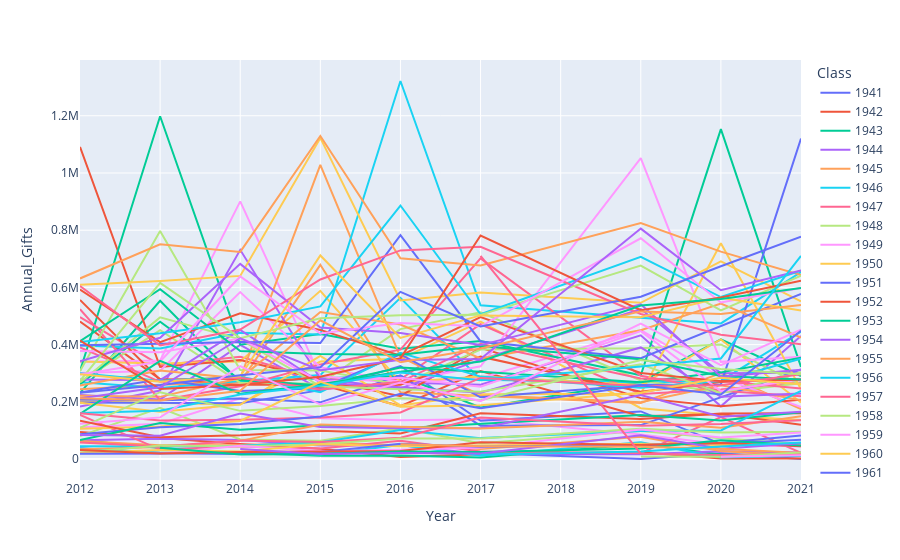

Notebook cell for this chart:
### Code cell
# plot a line chart of all classYears from 1941 to 2021
classYears = [str(i) for i in range(1941, 2022)]
fig = px.line(df[df['Class'].isin(classYears)], x="Year", y="Annual_Gifts", color="Class")
fig.show()

### Figure 1 — Plotly figure (JSON) as saved in the notebook; plotly's stock layout.template omitted (floating-point values rounded to 4 significant figures)
{"data": [{"hovertemplate": "Class=1941<br>Year=%{x}<br>Annual_Gifts=%{y}<extra></extra>", "legendgroup": "1941", "line": {"color": "#636efa", "dash": "solid"}, "marker": {"symbol": "circle"}, "mode": "lines", "name": "1941", "orientation": "v", "showlegend": true, "type": "scatter", "x": [2021, 2020, 2019, 2017, 2016, 2015, 2014, 2013, 2012], "xaxis": "x", "y": [50, 20550, 250, 21251, 25465, 19507, 17451, 22097, 37774], "yaxis": "y"}, {"hovertemplate": "Class=1942<br>Year=%{x}<br>Annual_Gifts=%{y}<extra></extra>", "legendgroup": "1942", "line": {"color": "#EF553B", "dash": "solid"}, "marker": {"symbol": "circle"}, "mode": "lines", "name": "1942", "orientation": "v", "showlegend": true, "type": "scatter", "x": [2021, 2020, 2019, 2017, 2016, 2015, 2014, 2013, 2012], "xaxis": "x", "y": [1410, 1650, 23220, 16470, 6705, 36100, 52210, 72715, 94827], "yaxis": "y"}, {"hovertemplate": "Class=1943<br>Year=%{x}<br>Annual_Gifts=%{y}<extra></extra>", "legendgroup": "1943", "line": {"color": "#00cc96", "dash": "solid"}, "marker": {"symbol": "circle"}, "mode": "lines", "name": "1943", "orientation": "v", "showlegend": true, "type": "scatter", "x": [2021, 2020, 2019, 2017, 2016, 2015, 2014, 2013, 2012], "xaxis": "x", "y": [11850, 16175, 52825, 5695, 12645, 11420, 21640, 38367, 65305], "yaxis": "y"}, {"hovertemplate": "Class=1944<br>Year=%{x}<br>Annual_Gifts=%{y}<extra></extra>", "legendgroup": "1944", "line": {"color": "#ab63fa", "dash": "solid"}, "marker": {"symbol": "circle"}, "mode": "lines", "name": "1944", "orientation": "v", "showlegend": true, "type": "scatter", "x": [2021, 2020, 2019, 2017, 2016, 2015, 2014, 2013, 2012], "xaxis": "x", "y": [23100, 26976, 16235, 17957, 48247, 47622, 66329, 70480, 65740], "yaxis": "y"}, {"hovertemplate": "Class=1945<br>Year=%{x}<br>Annual_Gifts=%{y}<extra></extra>", "legendgroup": "1945", "line": {"color": "#FFA15A", "dash": "solid"}, "marker": {"symbol": "circle"}, "mode": "lines", "name": "1945", "orientation": "v", "showlegend": true, "type": "scatter", "x": [2021, 2020, 2019, 2017, 2016, 2015, 2014, 2013, 2012], "xaxis": "x", "y": [11125, 28313, 77408, 35018, 47808, 56353, 48954, 48525, 63322], "yaxis": "y"}, {"hovertemplate": "Class=1946<br>Year=%{x}<br>Annual_Gifts=%{y}<extra></extra>", "legendgroup": "1946", "line": {"color": "#19d3f3", "dash": "solid"}, "marker": {"symbol": "circle"}, "mode": "lines", "name": "1946", "orientation": "v", "showlegend": true, "type": "scatter", "x": [2021, 2020, 2019, 2017, 2016, 2015, 2014, 2013, 2012], "xaxis": "x", "y": [11350, 5675, 58806, 11845, 48881, 15725, 22505, 22030, 36955], "yaxis": "y"}, {"hovertemplate": "Class=1947<br>Year=%{x}<br>Annual_Gifts=%{y}<extra></extra>", "legendgroup": "1947", "line": {"color": "#FF6692", "dash": "solid"}, "marker": {"symbol": "circle"}, "mode": "lines", "name": "1947", "orientation": "v", "showlegend": true, "type": "scatter", "x": [2021, 2020, 2019, 2017, 2016, 2015, 2014, 2013, 2012], "xaxis": "x", "y": [21398, 146830, 20732, 26620, 64144, 36413, 44266, 32889, 154188], "yaxis": "y"}, {"hovertemplate": "Class=1948<br>Year=%{x}<br>Annual_Gifts=%{y}<extra></extra>", "legendgroup": "1948", "line": {"color": "#B6E880", "dash": "solid"}, "marker": {"symbol": "circle"}, "mode": "lines", "name": "1948", "orientation": "v", "showlegend": true, "type": "scatter", "x": [2021, 2020, 2019, 2017, 2016, 2015, 2014, 2013, 2012], "xaxis": "x", "y": [51859, 72297, 98357, 55331, 107795, 63656, 68394, 178729, 80247], "yaxis": "y"}, {"hovertemplate": "Class=1949<br>Year=%{x}<br>Annual_Gifts=%{y}<extra></extra>", "legendgroup": "1949", "line": {"color": "#FF97FF", "dash": "solid"}, "marker": {"symbol": "circle"}, "mode": "lines", "name": "1949", "orientation": "v", "showlegend": true, "type": "scatter", "x": [2021, 2020, 2019, 2017, 2016, 2015, 2014, 2013, 2012], "xaxis": "x", "y": [43924, 51325, 85670, 139215, 135588, 142494, 212092, 123434, 111409], "yaxis": "y"}, {"hovertemplate": "Class=1950<br>Year=%{x}<br>Annual_Gifts=%{y}<extra></extra>", "legendgroup": "1950", "line": {"color": "#FECB52", "dash": "solid"}, "marker": {"symbol": "circle"}, "mode": "lines", "name": "1950", "orientation": "v", "showlegend": true, "type": "scatter", "x": [2021, 2020, 2019, 2017, 2016, 2015, 2014, 2013, 2012], "xaxis": "x", "y": [136016, 151719, 177471, 480601, 350217, 340904, 190304, 195332, 201886], "yaxis": "y"}, {"hovertemplate": "Class=1951<br>Year=%{x}<br>Annual_Gifts=%{y}<extra></extra>", "legendgroup": "1951", "line": {"color": "#636efa", "dash": "solid"}, "marker": {"symbol": "circle"}, "mode": "lines", "name": "1951", "orientation": "v", "showlegend": true, "type": "scatter", "x": [2021, 2020, 2019, 2017, 2016, 2015, 2014, 2013, 2012], "xaxis": "x", "y": [67060, 53059, 166513, 133810, 325063, 240785, 195130, 196792, 197410], "yaxis": "y"}, {"hovertemplate": "Class=1952<br>Year=%{x}<br>Annual_Gifts=%{y}<extra></extra>", "legendgroup": "1952", "line": {"color": "#EF553B", "dash": "solid"}, "marker": {"symbol": "circle"}, "mode": "lines", "name": "1952", "orientation": "v", "showlegend": true, "type": "scatter", "x": [2021, 2020, 2019, 2017, 2016, 2015, 2014, 2013, 2012], "xaxis": "x", "y": [119938, 157564, 149258, 307738, 185069, 260146, 259738, 279205, 480574], "yaxis": "y"}, {"hovertemplate": "Class=1953<br>Year=%{x}<br>Annual_Gifts=%{y}<extra></extra>", "legendgroup": "1953", "line": {"color": "#00cc96", "dash": "solid"}, "marker": {"symbol": "circle"}, "mode": "lines", "name": "1953", "orientation": "v", "showlegend": true, "type": "scatter", "x": [2021, 2020, 2019, 2017, 2016, 2015, 2014, 2013, 2012], "xaxis": "x", "y": [290350, 417975, 268928, 180435, 289827, 282039, 268674, 553283, 230978], "yaxis": "y"}, {"hovertemplate": "Class=1954<br>Year=%{x}<br>Annual_Gifts=%{y}<extra></extra>", "legendgroup": "1954", "line": {"color": "#ab63fa", "dash": "solid"}, "marker": {"symbol": "circle"}, "mode": "lines", "name": "1954", "orientation": "v", "showlegend": true, "type": "scatter", "x": [2021, 2020, 2019, 2017, 2016, 2015, 2014, 2013, 2012], "xaxis": "x", "y": [430065, 184154, 432346, 259882, 267832, 243757, 399066, 208279, 223478], "yaxis": "y"}, {"hovertemplate": "Class=1955<br>Year=%{x}<br>Annual_Gifts=%{y}<extra></extra>", "legendgroup": "1955", "line": {"color": "#FFA15A", "dash": "solid"}, "marker": {"symbol": "circle"}, "mode": "lines", "name": "1955", "orientation": "v", "showlegend": true, "type": "scatter", "x": [2021, 2020, 2019, 2017, 2016, 2015, 2014, 2013, 2012], "xaxis": "x", "y": [174979, 300821, 195494, 219493, 233120, 678949, 268605, 259790, 243577], "yaxis": "y"}, {"hovertemplate": "Class=1956<br>Year=%{x}<br>Annual_Gifts=%{y}<extra></extra>", "legendgroup": "1956", "line": {"color": "#19d3f3", "dash": "solid"}, "marker": {"symbol": "circle"}, "mode": "lines", "name": "1956", "orientation": "v", "showlegend": true, "type": "scatter", "x": [2021, 2020, 2019, 2017, 2016, 2015, 2014, 2013, 2012], "xaxis": "x", "y": [445232, 273840, 267357, 277400, 563519, 293536, 272858, 248580, 268706], "yaxis": "y"}, {"hovertemplate": "Class=1957<br>Year=%{x}<br>Annual_Gifts=%{y}<extra></extra>", "legendgroup": "1957", "line": {"color": "#FF6692", "dash": "solid"}, "marker": {"symbol": "circle"}, "mode": "lines", "name": "1957", "orientation": "v", "showlegend": true, "type": "scatter", "x": [2021, 2020, 2019, 2017, 2016, 2015, 2014, 2013, 2012], "xaxis": "x", "y": [267375, 243290, 227359, 471152, 278438, 279204, 357402, 328057, 496266], "yaxis": "y"}, {"hovertemplate": "Class=1958<br>Year=%{x}<br>Annual_Gifts=%{y}<extra></extra>", "legendgroup": "1958", "line": {"color": "#B6E880", "dash": "solid"}, "marker": {"symbol": "circle"}, "mode": "lines", "name": "1958", "orientation": "v", "showlegend": true, "type": "scatter", "x": [2021, 2020, 2019, 2017, 2016, 2015, 2014, 2013, 2012], "xaxis": "x", "y": [264950, 232827, 274718, 512875, 454323, 263437, 266814, 450319, 268567], "yaxis": "y"}, {"hovertemplate": "Class=1959<br>Year=%{x}<br>Annual_Gifts=%{y}<extra></extra>", "legendgroup": "1959", "line": {"color": "#FF97FF", "dash": "solid"}, "marker": {"symbol": "circle"}, "mode": "lines", "name": "1959", "orientation": "v", "showlegend": true, "type": "scatter", "x": [2021, 2020, 2019, 2017, 2016, 2015, 2014, 2013, 2012], "xaxis": "x", "y": [181943, 285248, 450549, 282086, 265054, 288952, 900812, 344721, 340368], "yaxis": "y"}, {"hovertemplate": "Class=1960<br>Year=%{x}<br>Annual_Gifts=%{y}<extra></extra>", "legendgroup": "1960", "line": {"color": "#FECB52", "dash": "solid"}, "marker": {"symbol": "circle"}, "mode": "lines", "name": "1960", "orientation": "v", "showlegend": true, "type": "scatter", "x": [2021, 2020, 2019, 2017, 2016, 2015, 2014, 2013, 2012], "xaxis": "x", "y": [197530, 417933, 258374, 288486, 268399, 587858, 341240, 333877, 340807], "yaxis": "y"}, {"hovertemplate": "Class=1961<br>Year=%{x}<br>Annual_Gifts=%{y}<extra></extra>", "legendgroup": "1961", "line": {"color": "#636efa", "dash": "solid"}, "marker": {"symbol": "circle"}, "mode": "lines", "name": "1961", "orientation": "v", "showlegend": true, "type": "scatter", "x": [2021, 2019, 2017, 2016, 2015, 2014, 2013, 2012], "xaxis": "x", "y": [313400, 118591, 116445, 292425, 198109, 211800, 205015, 208448], "yaxis": "y"}, {"hovertemplate": "Class=1962<br>Year=%{x}<br>Annual_Gifts=%{y}<extra></extra>", "legendgroup": "1962", "line": {"color": "#EF553B", "dash": "solid"}, "marker": {"symbol": "circle"}, "mode": "lines", "name": "1962", "orientation": "v", "showlegend": true, "type": "scatter", "x": [2021, 2020, 2019, 2017, 2016, 2015, 2014, 2013, 2012], "xaxis": "x", "y": [207533, 184485, 212841, 388895, 219671, 278824, 345794, 321725, 1091095], "yaxis": "y"}, {"hovertemplate": "Class=1963<br>Year=%{x}<br>Annual_Gifts=%{y}<extra></extra>", "legendgroup": "1963", "line": {"color": "#00cc96", "dash": "solid"}, "marker": {"symbol": "circle"}, "mode": "lines", "name": "1963", "orientation": "v", "showlegend": true, "type": "scatter", "x": [2021, 2020, 2019, 2017, 2016, 2015, 2014, 2013, 2012], "xaxis": "x", "y": [321995, 1153153, 292869, 412929, 385314, 436764, 399723, 1198284, 307849], "yaxis": "y"}, {"hovertemplate": "Class=1964<br>Year=%{x}<br>Annual_Gifts=%{y}<extra></extra>", "legendgroup": "1964", "line": {"color": "#ab63fa", "dash": "solid"}, "marker": {"symbol": "circle"}, "mode": "lines", "name": "1964", "orientation": "v", "showlegend": true, "type": "scatter", "x": [2021, 2020, 2019, 2017, 2016, 2015, 2014, 2013, 2012], "xaxis": "x", "y": [301505, 299719, 524458, 347307, 246365, 280594, 731303, 239191, 183713], "yaxis": "y"}, {"hovertemplate": "Class=1965<br>Year=%{x}<br>Annual_Gifts=%{y}<extra></extra>", "legendgroup": "1965", "line": {"color": "#FFA15A", "dash": "solid"}, "marker": {"symbol": "circle"}, "mode": "lines", "name": "1965", "orientation": "v", "showlegend": true, "type": "scatter", "x": [2021, 2020, 2019, 2017, 2016, 2015, 2014, 2013, 2012], "xaxis": "x", "y": [205213, 257505, 198725, 223648, 356368, 1028459, 283090, 217252, 221276], "yaxis": "y"}, {"hovertemplate": "Class=1966<br>Year=%{x}<br>Annual_Gifts=%{y}<extra></extra>", "legendgroup": "1966", "line": {"color": "#19d3f3", "dash": "solid"}, "marker": {"symbol": "circle"}, "mode": "lines", "name": "1966", "orientation": "v", "showlegend": true, "type": "scatter", "x": [2021, 2020, 2019, 2017, 2016, 2015, 2014, 2013, 2012], "xaxis": "x", "y": [653465, 474048, 493704, 537588, 1321601, 435579, 441008, 386460, 396598], "yaxis": "y"}, {"hovertemplate": "Class=1967<br>Year=%{x}<br>Annual_Gifts=%{y}<extra></extra>", "legendgroup": "1967", "line": {"color": "#FF6692", "dash": "solid"}, "marker": {"symbol": "circle"}, "mode": "lines", "name": "1967", "orientation": "v", "showlegend": true, "type": "scatter", "x": [2021, 2020, 2019, 2017, 2016, 2015, 2014, 2013, 2012], "xaxis": "x", "y": [219433, 238383, 290781, 701194, 382328, 330747, 254509, 205474, 523847], "yaxis": "y"}, {"hovertemplate": "Class=1968<br>Year=%{x}<br>Annual_Gifts=%{y}<extra></extra>", "legendgroup": "1968", "line": {"color": "#B6E880", "dash": "solid"}, "marker": {"symbol": "circle"}, "mode": "lines", "name": "1968", "orientation": "v", "showlegend": true, "type": "scatter", "x": [2021, 2020, 2019, 2017, 2016, 2015, 2014, 2013, 2012], "xaxis": "x", "y": [258793, 400568, 386893, 382667, 259459, 309660, 310873, 796804, 307922], "yaxis": "y"}, {"hovertemplate": "Class=1969<br>Year=%{x}<br>Annual_Gifts=%{y}<extra></extra>", "legendgroup": "1969", "line": {"color": "#FF97FF", "dash": "solid"}, "marker": {"symbol": "circle"}, "mode": "lines", "name": "1969", "orientation": "v", "showlegend": true, "type": "scatter", "x": [2021, 2020, 2019, 2017, 2016, 2015, 2014, 2013, 2012], "xaxis": "x", "y": [357636, 339687, 1051666, 324172, 269742, 320806, 583727, 308579, 300933], "yaxis": "y"}, {"hovertemplate": "Class=1970<br>Year=%{x}<br>Annual_Gifts=%{y}<extra></extra>", "legendgroup": "1970", "line": {"color": "#FECB52", "dash": "solid"}, "marker": {"symbol": "circle"}, "mode": "lines", "name": "1970", "orientation": "v", "showlegend": true, "type": "scatter", "x": [2021, 2020, 2019, 2017, 2016, 2015, 2014, 2013, 2012], "xaxis": "x", "y": [243606, 754109, 228534, 226223, 187242, 360288, 190465, 164985, 197128], "yaxis": "y"}, {"hovertemplate": "Class=1971<br>Year=%{x}<br>Annual_Gifts=%{y}<extra></extra>", "legendgroup": "1971", "line": {"color": "#636efa", "dash": "solid"}, "marker": {"symbol": "circle"}, "mode": "lines", "name": "1971", "orientation": "v", "showlegend": true, "type": "scatter", "x": [2021, 2020, 2019, 2017, 2016, 2015, 2014, 2013, 2012], "xaxis": "x", "y": [1120225, 260750, 259005, 215920, 365833, 247784, 237968, 279200, 232332], "yaxis": "y"}, {"hovertemplate": "Class=1972<br>Year=%{x}<br>Annual_Gifts=%{y}<extra></extra>", "legendgroup": "1972", "line": {"color": "#EF553B", "dash": "solid"}, "marker": {"symbol": "circle"}, "mode": "lines", "name": "1972", "orientation": "v", "showlegend": true, "type": "scatter", "x": [2021, 2020, 2019, 2017, 2016, 2015, 2014, 2013, 2012], "xaxis": "x", "y": [279353, 268855, 234832, 357845, 259951, 253044, 281033, 277562, 556264], "yaxis": "y"}, {"hovertemplate": "Class=1973<br>Year=%{x}<br>Annual_Gifts=%{y}<extra></extra>", "legendgroup": "1973", "line": {"color": "#00cc96", "dash": "solid"}, "marker": {"symbol": "circle"}, "mode": "lines", "name": "1973", "orientation": "v", "showlegend": true, "type": "scatter", "x": [2021, 2020, 2019, 2017, 2016, 2015, 2014, 2013, 2012], "xaxis": "x", "y": [354507, 302946, 268033, 305105, 319535, 257547, 275646, 480034, 261092], "yaxis": "y"}, {"hovertemplate": "Class=1974<br>Year=%{x}<br>Annual_Gifts=%{y}<extra></extra>", "legendgroup": "1974", "line": {"color": "#ab63fa", "dash": "solid"}, "marker": {"symbol": "circle"}, "mode": "lines", "name": "1974", "orientation": "v", "showlegend": true, "type": "scatter", "x": [2021, 2020, 2019, 2017, 2016, 2015, 2014, 2013, 2012], "xaxis": "x", "y": [229199, 217687, 390145, 231938, 251250, 267028, 451297, 275705, 278230], "yaxis": "y"}, {"hovertemplate": "Class=1975<br>Year=%{x}<br>Annual_Gifts=%{y}<extra></extra>", "legendgroup": "1975", "line": {"color": "#FFA15A", "dash": "solid"}, "marker": {"symbol": "circle"}, "mode": "lines", "name": "1975", "orientation": "v", "showlegend": true, "type": "scatter", "x": [2021, 2020, 2019, 2017, 2016, 2015, 2014, 2013, 2012], "xaxis": "x", "y": [424122, 543339, 450066, 351865, 470282, 513968, 281096, 309275, 256630], "yaxis": "y"}, {"hovertemplate": "Class=1976<br>Year=%{x}<br>Annual_Gifts=%{y}<extra></extra>", "legendgroup": "1976", "line": {"color": "#19d3f3", "dash": "solid"}, "marker": {"symbol": "circle"}, "mode": "lines", "name": "1976", "orientation": "v", "showlegend": true, "type": "scatter", "x": [2021, 2020, 2019, 2017, 2016, 2015, 2014, 2013, 2012], "xaxis": "x", "y": [350634, 272973, 249510, 288150, 371616, 233599, 287561, 274009, 299875], "yaxis": "y"}, {"hovertemplate": "Class=1977<br>Year=%{x}<br>Annual_Gifts=%{y}<extra></extra>", "legendgroup": "1977", "line": {"color": "#FF6692", "dash": "solid"}, "marker": {"symbol": "circle"}, "mode": "lines", "name": "1977", "orientation": "v", "showlegend": true, "type": "scatter", "x": [2021, 2020, 2019, 2017, 2016, 2015, 2014, 2013, 2012], "xaxis": "x", "y": [246904, 272419, 281591, 402873, 269856, 242798, 284108, 269741, 389983], "yaxis": "y"}, {"hovertemplate": "Class=1978<br>Year=%{x}<br>Annual_Gifts=%{y}<extra></extra>", "legendgroup": "1978", "line": {"color": "#B6E880", "dash": "solid"}, "marker": {"symbol": "circle"}, "mode": "lines", "name": "1978", "orientation": "v", "showlegend": true, "type": "scatter", "x": [2021, 2020, 2019, 2017, 2016, 2015, 2014, 2013, 2012], "xaxis": "x", "y": [303164, 230106, 330780, 234986, 244225, 254210, 418329, 495287, 267572], "yaxis": "y"}, {"hovertemplate": "Class=1979<br>Year=%{x}<br>Annual_Gifts=%{y}<extra></extra>", "legendgroup": "1979", "line": {"color": "#FF97FF", "dash": "solid"}, "marker": {"symbol": "circle"}, "mode": "lines", "name": "1979", "orientation": "v", "showlegend": true, "type": "scatter", "x": [2021, 2020, 2019, 2017, 2016, 2015, 2014, 2013, 2012], "xaxis": "x", "y": [278992, 237485, 446949, 252577, 283701, 270507, 421308, 373343, 377700], "yaxis": "y"}, {"hovertemplate": "Class=1980<br>Year=%{x}<br>Annual_Gifts=%{y}<extra></extra>", "legendgroup": "1980", "line": {"color": "#FECB52", "dash": "solid"}, "marker": {"symbol": "circle"}, "mode": "lines", "name": "1980", "orientation": "v", "showlegend": true, "type": "scatter", "x": [2021, 2020, 2019, 2017, 2016, 2015, 2014, 2013, 2012], "xaxis": "x", "y": [551580, 691371, 546071, 581905, 554328, 1122599, 640237, 622051, 609516], "yaxis": "y"}, {"hovertemplate": "Class=1981<br>Year=%{x}<br>Annual_Gifts=%{y}<extra></extra>", "legendgroup": "1981", "line": {"color": "#636efa", "dash": "solid"}, "marker": {"symbol": "circle"}, "mode": "lines", "name": "1981", "orientation": "v", "showlegend": true, "type": "scatter", "x": [2021, 2020, 2019, 2017, 2016, 2015, 2014, 2013, 2012], "xaxis": "x", "y": [577132, 463391, 352339, 410945, 782535, 405251, 409191, 403292, 397782], "yaxis": "y"}, {"hovertemplate": "Class=1982<br>Year=%{x}<br>Annual_Gifts=%{y}<extra></extra>", "legendgroup": "1982", "line": {"color": "#EF553B", "dash": "solid"}, "marker": {"symbol": "circle"}, "mode": "lines", "name": "1982", "orientation": "v", "showlegend": true, "type": "scatter", "x": [2021, 2020, 2019, 2017, 2016, 2015, 2014, 2013, 2012], "xaxis": "x", "y": [277069, 272338, 300598, 496115, 361492, 451342, 509165, 408827, 592367], "yaxis": "y"}, {"hovertemplate": "Class=1983<br>Year=%{x}<br>Annual_Gifts=%{y}<extra></extra>", "legendgroup": "1983", "line": {"color": "#00cc96", "dash": "solid"}, "marker": {"symbol": "circle"}, "mode": "lines", "name": "1983", "orientation": "v", "showlegend": true, "type": "scatter", "x": [2021, 2020, 2019, 2017, 2016, 2015, 2014, 2013, 2012], "xaxis": "x", "y": [277571, 290114, 348859, 395293, 364636, 367256, 377898, 594044, 412026], "yaxis": "y"}, {"hovertemplate": "Class=1984<br>Year=%{x}<br>Annual_Gifts=%{y}<extra></extra>", "legendgroup": "1984", "line": {"color": "#ab63fa", "dash": "solid"}, "marker": {"symbol": "circle"}, "mode": "lines", "name": "1984", "orientation": "v", "showlegend": true, "type": "scatter", "x": [2021, 2020, 2019, 2017, 2016, 2015, 2014, 2013, 2012], "xaxis": "x", "y": [312282, 287621, 540751, 398263, 440473, 460052, 682237, 423831, 341568], "yaxis": "y"}, {"hovertemplate": "Class=1985<br>Year=%{x}<br>Annual_Gifts=%{y}<extra></extra>", "legendgroup": "1985", "line": {"color": "#FFA15A", "dash": "solid"}, "marker": {"symbol": "circle"}, "mode": "lines", "name": "1985", "orientation": "v", "showlegend": true, "type": "scatter", "x": [2021, 2020, 2019, 2017, 2016, 2015, 2014, 2013, 2012], "xaxis": "x", "y": [643339, 725052, 825034, 676669, 702080, 1129301, 724068, 750976, 631255], "yaxis": "y"}, {"hovertemplate": "Class=1986<br>Year=%{x}<br>Annual_Gifts=%{y}<extra></extra>", "legendgroup": "1986", "line": {"color": "#19d3f3", "dash": "solid"}, "marker": {"symbol": "circle"}, "mode": "lines", "name": "1986", "orientation": "v", "showlegend": true, "type": "scatter", "x": [2021, 2020, 2019, 2017, 2016, 2015, 2014, 2013, 2012], "xaxis": "x", "y": [658592, 566355, 707079, 506159, 886226, 533361, 478096, 439676, 409183], "yaxis": "y"}, {"hovertemplate": "Class=1987<br>Year=%{x}<br>Annual_Gifts=%{y}<extra></extra>", "legendgroup": "1987", "line": {"color": "#FF6692", "dash": "solid"}, "marker": {"symbol": "circle"}, "mode": "lines", "name": "1987", "orientation": "v", "showlegend": true, "type": "scatter", "x": [2021, 2020, 2019, 2017, 2016, 2015, 2014, 2013, 2012], "xaxis": "x", "y": [401178, 434271, 507218, 742054, 729435, 627826, 452785, 397132, 604761], "yaxis": "y"}, {"hovertemplate": "Class=1988<br>Year=%{x}<br>Annual_Gifts=%{y}<extra></extra>", "legendgroup": "1988", "line": {"color": "#B6E880", "dash": "solid"}, "marker": {"symbol": "circle"}, "mode": "lines", "name": "1988", "orientation": "v", "showlegend": true, "type": "scatter", "x": [2021, 2020, 2019, 2017, 2016, 2015, 2014, 2013, 2012], "xaxis": "x", "y": [641385, 519404, 676429, 503956, 502400, 491836, 422635, 615750, 273532], "yaxis": "y"}, {"hovertemplate": "Class=1989<br>Year=%{x}<br>Annual_Gifts=%{y}<extra></extra>", "legendgroup": "1989", "line": {"color": "#FF97FF", "dash": "solid"}, "marker": {"symbol": "circle"}, "mode": "lines", "name": "1989", "orientation": "v", "showlegend": true, "type": "scatter", "x": [2021, 2020, 2019, 2017, 2016, 2015, 2014, 2013, 2012], "xaxis": "x", "y": [597656, 547215, 771743, 463911, 475578, 439039, 638300, 340971, 295031], "yaxis": "y"}, {"hovertemplate": "Class=1990<br>Year=%{x}<br>Annual_Gifts=%{y}<extra></extra>", "legendgroup": "1990", "line": {"color": "#FECB52", "dash": "solid"}, "marker": {"symbol": "circle"}, "mode": "lines", "name": "1990", "orientation": "v", "showlegend": true, "type": "scatter", "x": [2021, 2020, 2019, 2017, 2016, 2015, 2014, 2013, 2012], "xaxis": "x", "y": [519307, 564180, 495799, 502069, 423497, 711666, 289098, 270518, 296589], "yaxis": "y"}, {"hovertemplate": "Class=1991<br>Year=%{x}<br>Annual_Gifts=%{y}<extra></extra>", "legendgroup": "1991", "line": {"color": "#636efa", "dash": "solid"}, "marker": {"symbol": "circle"}, "mode": "lines", "name": "1991", "orientation": "v", "showlegend": true, "type": "scatter", "x": [2021, 2020, 2019, 2017, 2016, 2015, 2014, 2013, 2012], "xaxis": "x", "y": [777110, 673820, 567202, 463540, 584279, 320766, 293150, 259021, 231726], "yaxis": "y"}, {"hovertemplate": "Class=1992<br>Year=%{x}<br>Annual_Gifts=%{y}<extra></extra>", "legendgroup": "1992", "line": {"color": "#EF553B", "dash": "solid"}, "marker": {"symbol": "circle"}, "mode": "lines", "name": "1992", "orientation": "v", "showlegend": true, "type": "scatter", "x": [2021, 2020, 2019, 2017, 2016, 2015, 2014, 2013, 2012], "xaxis": "x", "y": [623089, 564950, 520391, 781331, 352236, 287325, 259075, 244604, 414176], "yaxis": "y"}, {"hovertemplate": "Class=1993<br>Year=%{x}<br>Annual_Gifts=%{y}<extra></extra>", "legendgroup": "1993", "line": {"color": "#00cc96", "dash": "solid"}, "marker": {"symbol": "circle"}, "mode": "lines", "name": "1993", "orientation": "v", "showlegend": true, "type": "scatter", "x": [2021, 2020, 2019, 2017, 2016, 2015, 2014, 2013, 2012], "xaxis": "x", "y": [597884, 559421, 536379, 341179, 305326, 261786, 228218, 343352, 157239], "yaxis": "y"}, {"hovertemplate": "Class=1994<br>Year=%{x}<br>Annual_Gifts=%{y}<extra></extra>", "legendgroup": "1994", "line": {"color": "#ab63fa", "dash": "solid"}, "marker": {"symbol": "circle"}, "mode": "lines", "name": "1994", "orientation": "v", "showlegend": true, "type": "scatter", "x": [2021, 2020, 2019, 2017, 2016, 2015, 2014, 2013, 2012], "xaxis": "x", "y": [658752, 590247, 805599, 349764, 346595, 310552, 422180, 250648, 212731], "yaxis": "y"}, {"hovertemplate": "Class=1995<br>Year=%{x}<br>Annual_Gifts=%{y}<extra></extra>", "legendgroup": "1995", "line": {"color": "#FFA15A", "dash": "solid"}, "marker": {"symbol": "circle"}, "mode": "lines", "name": "1995", "orientation": "v", "showlegend": true, "type": "scatter", "x": [2021, 2020, 2019, 2017, 2016, 2015, 2014, 2013, 2012], "xaxis": "x", "y": [538342, 507020, 516162, 386491, 338183, 485039, 238880, 204330, 212306], "yaxis": "y"}, {"hovertemplate": "Class=1996<br>Year=%{x}<br>Annual_Gifts=%{y}<extra></extra>", "legendgroup": "1996", "line": {"color": "#19d3f3", "dash": "solid"}, "marker": {"symbol": "circle"}, "mode": "lines", "name": "1996", "orientation": "v", "showlegend": true, "type": "scatter", "x": [2021, 2020, 2019, 2017, 2016, 2015, 2014, 2013, 2012], "xaxis": "x", "y": [710195, 351658, 323570, 275461, 302108, 255823, 225842, 168523, 160636], "yaxis": "y"}, {"hovertemplate": "Class=1997<br>Year=%{x}<br>Annual_Gifts=%{y}<extra></extra>", "legendgroup": "1997", "line": {"color": "#FF6692", "dash": "solid"}, "marker": {"symbol": "circle"}, "mode": "lines", "name": "1997", "orientation": "v", "showlegend": true, "type": "scatter", "x": [2021, 2020, 2019, 2017, 2016, 2015, 2014, 2013, 2012], "xaxis": "x", "y": [296677, 258188, 255677, 283464, 162941, 145371, 137211, 134567, 159681], "yaxis": "y"}, {"hovertemplate": "Class=1998<br>Year=%{x}<br>Annual_Gifts=%{y}<extra></extra>", "legendgroup": "1998", "line": {"color": "#B6E880", "dash": "solid"}, "marker": {"symbol": "circle"}, "mode": "lines", "name": "1998", "orientation": "v", "showlegend": true, "type": "scatter", "x": [2021, 2020, 2019, 2017, 2016, 2015, 2014, 2013, 2012], "xaxis": "x", "y": [296028, 315066, 346060, 205552, 212615, 185747, 168339, 233676, 108980], "yaxis": "y"}, {"hovertemplate": "Class=1999<br>Year=%{x}<br>Annual_Gifts=%{y}<extra></extra>", "legendgroup": "1999", "line": {"color": "#FF97FF", "dash": "solid"}, "marker": {"symbol": "circle"}, "mode": "lines", "name": "1999", "orientation": "v", "showlegend": true, "type": "scatter", "x": [2021, 2020, 2019, 2017, 2016, 2015, 2014, 2013, 2012], "xaxis": "x", "y": [452459, 328369, 473300, 202547, 267357, 190447, 324789, 145566, 123595], "yaxis": "y"}, {"hovertemplate": "Class=2000<br>Year=%{x}<br>Annual_Gifts=%{y}<extra></extra>", "legendgroup": "2000", "line": {"color": "#FECB52", "dash": "solid"}, "marker": {"symbol": "circle"}, "mode": "lines", "name": "2000", "orientation": "v", "showlegend": true, "type": "scatter", "x": [2021, 2020, 2019, 2017, 2016, 2015, 2014, 2013, 2012], "xaxis": "x", "y": [261244, 284330, 231529, 187595, 183077, 269962, 133111, 113511, 105730], "yaxis": "y"}, {"hovertemplate": "Class=2001<br>Year=%{x}<br>Annual_Gifts=%{y}<extra></extra>", "legendgroup": "2001", "line": {"color": "#636efa", "dash": "solid"}, "marker": {"symbol": "circle"}, "mode": "lines", "name": "2001", "orientation": "v", "showlegend": true, "type": "scatter", "x": [2021, 2020, 2019, 2017, 2016, 2015, 2014, 2013, 2012], "xaxis": "x", "y": [448671, 225691, 257839, 177396, 227737, 148422, 122204, 110633, 86980], "yaxis": "y"}, {"hovertemplate": "Class=2002<br>Year=%{x}<br>Annual_Gifts=%{y}<extra></extra>", "legendgroup": "2002", "line": {"color": "#EF553B", "dash": "solid"}, "marker": {"symbol": "circle"}, "mode": "lines", "name": "2002", "orientation": "v", "showlegend": true, "type": "scatter", "x": [2021, 2020, 2019, 2017, 2016, 2015, 2014, 2013, 2012], "xaxis": "x", "y": [159904, 158745, 139767, 159797, 88907, 98441, 82778, 76495, 133601], "yaxis": "y"}, {"hovertemplate": "Class=2003<br>Year=%{x}<br>Annual_Gifts=%{y}<extra></extra>", "legendgroup": "2003", "line": {"color": "#00cc96", "dash": "solid"}, "marker": {"symbol": "circle"}, "mode": "lines", "name": "2003", "orientation": "v", "showlegend": true, "type": "scatter", "x": [2021, 2020, 2019, 2017, 2016, 2015, 2014, 2013, 2012], "xaxis": "x", "y": [163225, 134993, 154141, 124340, 107974, 118476, 102537, 125675, 66174], "yaxis": "y"}, {"hovertemplate": "Class=2004<br>Year=%{x}<br>Annual_Gifts=%{y}<extra></extra>", "legendgroup": "2004", "line": {"color": "#ab63fa", "dash": "solid"}, "marker": {"symbol": "circle"}, "mode": "lines", "name": "2004", "orientation": "v", "showlegend": true, "type": "scatter", "x": [2021, 2020, 2019, 2017, 2016, 2015, 2014, 2013, 2012], "xaxis": "x", "y": [165324, 147476, 223983, 107509, 107319, 112294, 158966, 81737, 84106], "yaxis": "y"}, {"hovertemplate": "Class=2005<br>Year=%{x}<br>Annual_Gifts=%{y}<extra></extra>", "legendgroup": "2005", "line": {"color": "#FFA15A", "dash": "solid"}, "marker": {"symbol": "circle"}, "mode": "lines", "name": "2005", "orientation": "v", "showlegend": true, "type": "scatter", "x": [2021, 2020, 2019, 2017, 2016, 2015, 2014, 2013, 2012], "xaxis": "x", "y": [149638, 109529, 130467, 107093, 112868, 120699, 63461, 42376, 34535], "yaxis": "y"}, {"hovertemplate": "Class=2006<br>Year=%{x}<br>Annual_Gifts=%{y}<extra></extra>", "legendgroup": "2006", "line": {"color": "#19d3f3", "dash": "solid"}, "marker": {"symbol": "circle"}, "mode": "lines", "name": "2006", "orientation": "v", "showlegend": true, "type": "scatter", "x": [2021, 2020, 2019, 2017, 2016, 2015, 2014, 2013, 2012], "xaxis": "x", "y": [238546, 99921, 98346, 73062, 101472, 58877, 46390, 43447, 44826], "yaxis": "y"}, {"hovertemplate": "Class=2007<br>Year=%{x}<br>Annual_Gifts=%{y}<extra></extra>", "legendgroup": "2007", "line": {"color": "#FF6692", "dash": "solid"}, "marker": {"symbol": "circle"}, "mode": "lines", "name": "2007", "orientation": "v", "showlegend": true, "type": "scatter", "x": [2021, 2020, 2019, 2017, 2016, 2015, 2014, 2013, 2012], "xaxis": "x", "y": [135803, 122379, 116455, 144876, 74670, 59429, 64811, 43397, 57932], "yaxis": "y"}, {"hovertemplate": "Class=2008<br>Year=%{x}<br>Annual_Gifts=%{y}<extra></extra>", "legendgroup": "2008", "line": {"color": "#B6E880", "dash": "solid"}, "marker": {"symbol": "circle"}, "mode": "lines", "name": "2008", "orientation": "v", "showlegend": true, "type": "scatter", "x": [2021, 2020, 2019, 2017, 2016, 2015, 2014, 2013, 2012], "xaxis": "x", "y": [95507, 92267, 106212, 72125, 71501, 51835, 44475, 47065, 23209], "yaxis": "y"}, {"hovertemplate": "Class=2009<br>Year=%{x}<br>Annual_Gifts=%{y}<extra></extra>", "legendgroup": "2009", "line": {"color": "#FF97FF", "dash": "solid"}, "marker": {"symbol": "circle"}, "mode": "lines", "name": "2009", "orientation": "v", "showlegend": true, "type": "scatter", "x": [2021, 2020, 2019, 2017, 2016, 2015, 2014, 2013, 2012], "xaxis": "x", "y": [92826, 75214, 103154, 39565, 32307, 26958, 46765, 19240, 20314], "yaxis": "y"}, {"hovertemplate": "Class=2010<br>Year=%{x}<br>Annual_Gifts=%{y}<extra></extra>", "legendgroup": "2010", "line": {"color": "#FECB52", "dash": "solid"}, "marker": {"symbol": "circle"}, "mode": "lines", "name": "2010", "orientation": "v", "showlegend": true, "type": "scatter", "x": [2021, 2020, 2019, 2017, 2016, 2015, 2014, 2013, 2012], "xaxis": "x", "y": [52170, 49394, 53658, 47271, 44512, 51335, 26240, 31307, 21036], "yaxis": "y"}, {"hovertemplate": "Class=2011<br>Year=%{x}<br>Annual_Gifts=%{y}<extra></extra>", "legendgroup": "2011", "line": {"color": "#636efa", "dash": "solid"}, "marker": {"symbol": "circle"}, "mode": "lines", "name": "2011", "orientation": "v", "showlegend": true, "type": "scatter", "x": [2021, 2020, 2019, 2017, 2016, 2015, 2014, 2013, 2012], "xaxis": "x", "y": [82082, 55858, 49430, 42746, 53293, 24660, 20488, 20865, 18665], "yaxis": "y"}, {"hovertemplate": "Class=2012<br>Year=%{x}<br>Annual_Gifts=%{y}<extra></extra>", "legendgroup": "2012", "line": {"color": "#EF553B", "dash": "solid"}, "marker": {"symbol": "circle"}, "mode": "lines", "name": "2012", "orientation": "v", "showlegend": true, "type": "scatter", "x": [2021, 2020, 2019, 2017, 2016, 2015, 2014, 2013, 2012], "xaxis": "x", "y": [44983, 55584, 49099, 58773, 27862, 26308, 24937, 19157, 31546], "yaxis": "y"}, {"hovertemplate": "Class=2013<br>Year=%{x}<br>Annual_Gifts=%{y}<extra></extra>", "legendgroup": "2013", "line": {"color": "#00cc96", "dash": "solid"}, "marker": {"symbol": "circle"}, "mode": "lines", "name": "2013", "orientation": "v", "showlegend": true, "type": "scatter", "x": [2021, 2020, 2019, 2017, 2016, 2015, 2014, 2013], "xaxis": "x", "y": [47126, 65841, 36583, 24193, 25948, 17321, 16108, 39069], "yaxis": "y"}, {"hovertemplate": "Class=2014<br>Year=%{x}<br>Annual_Gifts=%{y}<extra></extra>", "legendgroup": "2014", "line": {"color": "#ab63fa", "dash": "solid"}, "marker": {"symbol": "circle"}, "mode": "lines", "name": "2014", "orientation": "v", "showlegend": true, "type": "scatter", "x": [2021, 2020, 2019, 2017, 2016, 2015, 2014], "xaxis": "x", "y": [54897, 35820, 83020, 19169, 21042, 17284, 34712], "yaxis": "y"}, {"hovertemplate": "Class=2015<br>Year=%{x}<br>Annual_Gifts=%{y}<extra></extra>", "legendgroup": "2015", "line": {"color": "#FFA15A", "dash": "solid"}, "marker": {"symbol": "circle"}, "mode": "lines", "name": "2015", "orientation": "v", "showlegend": true, "type": "scatter", "x": [2021, 2020, 2019, 2017, 2016], "xaxis": "x", "y": [21345, 35655, 43218, 44646, 51872], "yaxis": "y"}, {"hovertemplate": "Class=2016<br>Year=%{x}<br>Annual_Gifts=%{y}<extra></extra>", "legendgroup": "2016", "line": {"color": "#19d3f3", "dash": "solid"}, "marker": {"symbol": "circle"}, "mode": "lines", "name": "2016", "orientation": "v", "showlegend": true, "type": "scatter", "x": [2021, 2020, 2019, 2017], "xaxis": "x", "y": [58164, 44157, 26655, 15236], "yaxis": "y"}, {"hovertemplate": "Class=2017<br>Year=%{x}<br>Annual_Gifts=%{y}<extra></extra>", "legendgroup": "2017", "line": {"color": "#FF6692", "dash": "solid"}, "marker": {"symbol": "circle"}, "mode": "lines", "name": "2017", "orientation": "v", "showlegend": true, "type": "scatter", "x": [2021, 2020, 2019, 2017], "xaxis": "x", "y": [17671, 14344, 18401, 710442], "yaxis": "y"}, {"hovertemplate": "Class=2018<br>Year=%{x}<br>Annual_Gifts=%{y}<extra></extra>", "legendgroup": "2018", "line": {"color": "#B6E880", "dash": "solid"}, "marker": {"symbol": "circle"}, "mode": "lines", "name": "2018", "orientation": "v", "showlegend": true, "type": "scatter", "x": [2021, 2020, 2019], "xaxis": "x", "y": [22612, 8088, 8631], "yaxis": "y"}, {"hovertemplate": "Class=2019<br>Year=%{x}<br>Annual_Gifts=%{y}<extra></extra>", "legendgroup": "2019", "line": {"color": "#FF97FF", "dash": "solid"}, "marker": {"symbol": "circle"}, "mode": "lines", "name": "2019", "orientation": "v", "showlegend": true, "type": "scatter", "x": [2021, 2020], "xaxis": "x", "y": [13262, 8057], "yaxis": "y"}, {"hovertemplate": "Class=2020<br>Year=%{x}<br>Annual_Gifts=%{y}<extra></extra>", "legendgroup": "2020", "line": {"color": "#FECB52", "dash": "solid"}, "marker": {"symbol": "circle"}, "mode": "lines", "name": "2020", "orientation": "v", "showlegend": true, "type": "scatter", "x": [2021], "xaxis": "x", "y": [4365], "yaxis": "y"}], "layout": {"legend": {"title": {"text": "Class"}, "tracegroupgap": 0}, "margin": {"t": 60}, "xaxis": {"anchor": "y", "domain": [0, 1], "title": {"text": "Year"}}, "yaxis": {"anchor": "x", "domain": [0, 1], "title": {"text": "Annual_Gifts"}}}}
